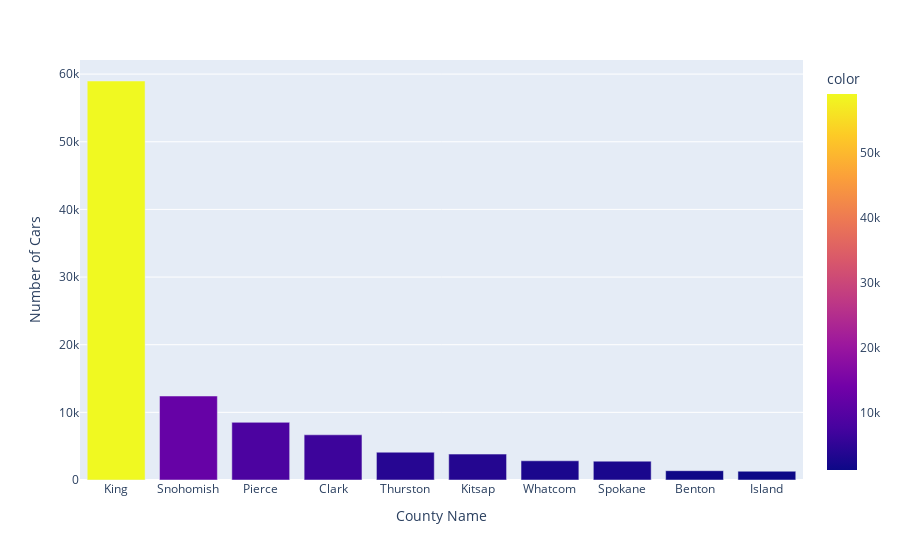

The notebook cell saved with this chart:
### Markdown cell above
### Displaying top 10 Counties

### Code cell
Counties = df.groupby('County').count().sort_values(by='City',ascending=False)['City'].index
values = df.groupby('County').count().sort_values(by='City',ascending=False)['City'].values

px.bar(x=list(Counties)[:10],y=values[:10],labels={'x':"County Name",'y':"Number of Cars"},color=values[:10])

### Figure 1 — Plotly figure (JSON) as saved in the notebook; plotly's stock layout.template omitted (floating-point values rounded to 4 significant figures)
{"data": [{"alignmentgroup": "True", "hovertemplate": "County Name=%{x}<br>Number of Cars=%{y}<br>color=%{marker.color}<extra></extra>", "legendgroup": "", "marker": {"color": [58980, 12412, 8525, 6681, 4109, 3828, 2839, 2785, 1376, 1298], "coloraxis": "coloraxis", "pattern": {"shape": ""}}, "name": "", "offsetgroup": "", "orientation": "v", "showlegend": false, "textposition": "auto", "type": "bar", "x": ["King", "Snohomish", "Pierce", "Clark", "Thurston", "Kitsap", "Whatcom", "Spokane", "Benton", "Island"], "xaxis": "x", "y": [58980, 12412, 8525, 6681, 4109, 3828, 2839, 2785, 1376, 1298], "yaxis": "y"}], "layout": {"barmode": "relative", "coloraxis": {"colorbar": {"title": {"text": "color"}}, "colorscale": [[0, "#0d0887"], [0.1111, "#46039f"], [0.2222, "#7201a8"], [0.3333, "#9c179e"], [0.4444, "#bd3786"], [0.5556, "#d8576b"], [0.6667, "#ed7953"], [0.7778, "#fb9f3a"], [0.8889, "#fdca26"], [1, "#f0f921"]]}, "legend": {"tracegroupgap": 0}, "margin": {"t": 60}, "xaxis": {"anchor": "y", "domain": [0, 1], "title": {"text": "County Name"}}, "yaxis": {"anchor": "x", "domain": [0, 1], "title": {"text": "Number of Cars"}}}}
